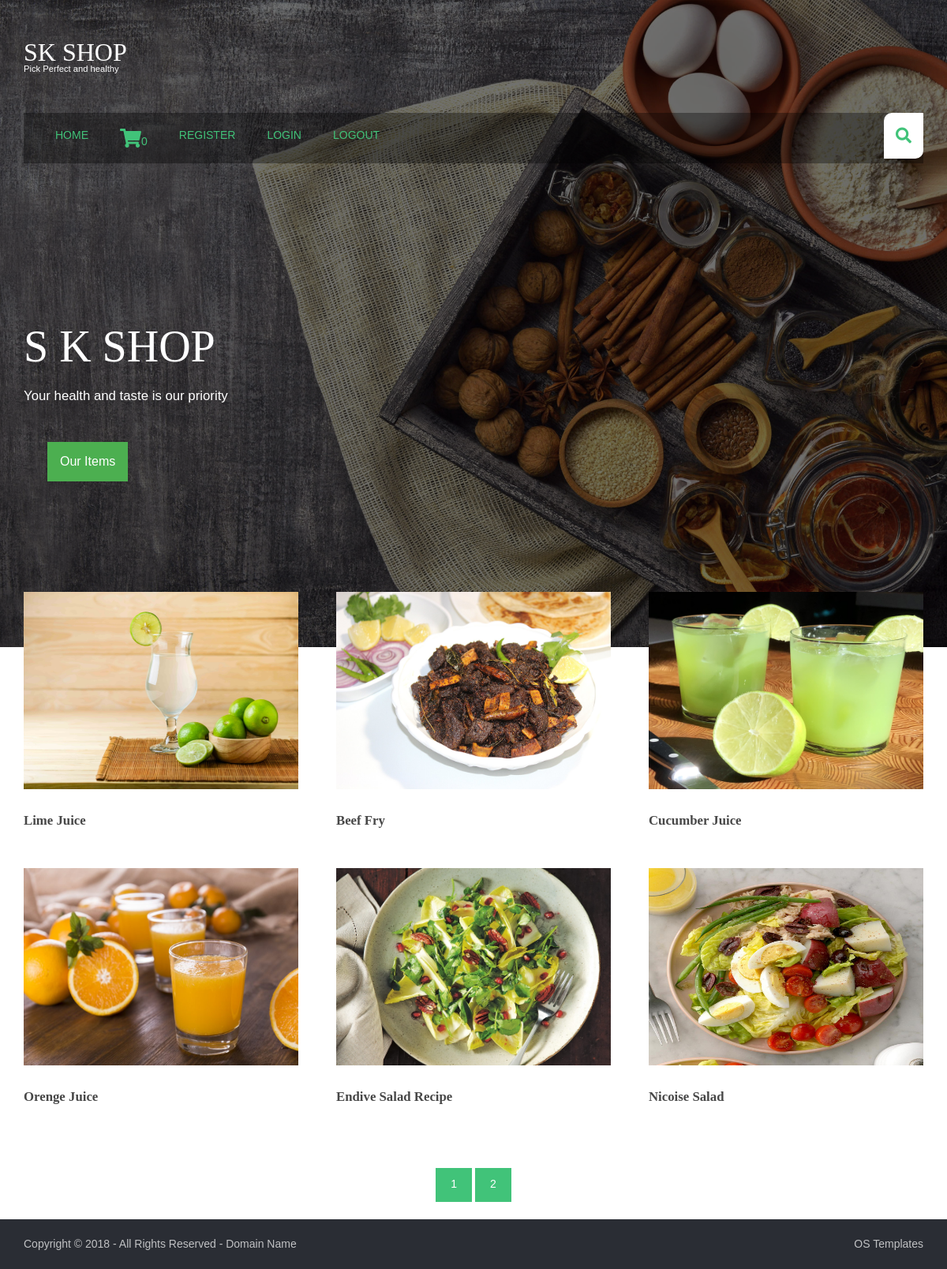
The page / on the database its author committed.
### productapp/models.py (models this page shows, shortened)
class products(models.Model):
    name = models.CharField(max_length=150, unique=True)
    slug = models.SlugField(max_length=150, unique=True)
    img=models.ImageField(upload_to='product')
    desc=models.TextField()
    stock=models.IntegerField()
    available=models.BooleanField()
    price=models.IntegerField()
    category=models.ForeignKey(categ,on_delete=models.CASCADE)
    def get_url(self):
        return reverse('details',args=[self.category.slug,self.slug])

### productapp/views.py (the view)
# urls.py: path('',views.home,name='home'),
def home(request,c_slug=None):
    c_page = None
    prodt = None
    if c_slug != None:
        c_page=get_object_or_404(categ,slug=c_slug)
        prodt=products.objects.filter(category=c_page,available=True)
    else:
        prodt=products.objects.all().filter(available=True)
    cat=categ.objects.all()
    paginator=Paginator(prodt,6)
    try:
        page=int(request.GET.get('page','1'))
    except:
        page=1
    try:
        pro=paginator.page(page)
    except(EmptyPage,InvalidPage):
        pro=paginator.page(paginator.num_pages)
    return render(request,"home.html",{'pr':prodt,'ct':cat,'pg':pro})

### cartapp/context_processor.py (called while the page is built)
def count(request):
    item_count=0
    if 'admin' in request.path:
        return {}
    else:
        try:
            ct=cartlist.objects.filter(cart_id=c_id(request))
            cti=items.objects.all().filter(cart=ct[:1])
            for c in cti:
                item_count+=c.quan
        except cartlist.DoesNotExist:
            item_count=0
        return dict(itc=item_count)

### cartapp/views.py (called while the page is built)
def c_id(request):
    ct_id=request.session.session_key
    if not ct_id:
        ct_id=request.session.create()
    return ct_id

### productapp/models.py (called while the page is built)
    def get_url(self):
        return reverse('prod_cat',args=[self.slug])

### templates/home.html (shortened to what this page needs)
{% extends 'mainheader.html' %}
{% load static %}
{% block content%}
    <div id="searchform">
    </div>
  </section>
  <div id="pageintro" class="hoc clear">
    <article>
      <h3 class="heading">S K SHOP</h3>
      <p>Your health and taste is our priority</p>
    </article>
    <div class="dropdown">
  <button class="dropbtn">Our Items</button>
</div>
  </div>
</div>
  <main class="hoc container clear">
    <section id="introblocks">
      <ul class="nospace group">
        {% for i in pg.object_list %}
        <li class="one_third">
          <figure><a class="imgover" href="{{i.get_url}}"><img src="{{i.img.url}}" style="height:250px ;width:350px" alt=""></a>
            <figcaption>
              <h6 class="heading">{{i.name}}</h6>
            </figcaption>
          </figure>
        </li>
        {% endfor %}
      </ul>
    </section>
  </main>
<center>{% for p in pg.paginator.page_range %}
<a href="?page={{p}}" class="btn btn-danger btn-sm" {% if pg.number == p %} active {% endif %}>{{p}}</a>
{% endfor %}</center><br>
<div class="wrapper row5">
  <div id="copyright" class="hoc clear">
    <p class="fl_left">Copyright &copy; 2018 - All Rights Reserved - <a href="#">Domain Name</a></p>
    <p class="fl_right"> <a target="_blank" href="https://www.os-templates.com/" title="Free Website Templates">OS Templates</a></p>
  </div>
</div>
{% endblock %}

### static/hm/layout/styles/layout.css (style rules this page uses)
#navwrapper #searchform { display:block; position:relative; float:right; height:58px; line-height:1; z-index:999; border-radius:10px 0; }
#navwrapper #searchform::after { display:block; height:58px; line-height:58px; padding:0 15px; font-size:20px; font-family:"Font Awesome 5 Free"; font-weight:900; content:"\f002"; }
#navwrapper #searchform ::placeholder { text-transform:capitalize; }
#pageintro { padding:180px 0; }
#pageintro article { display:block; max-width:55%; }
#pageintro .heading { margin-bottom:20px; font-size:4rem; }
#pageintro p:last-of-type { font-size:1.2rem; }
.container { padding:80px 0; }
#introblocks { display:block; position:relative; margin:-150px 0 0 0; z-index:1; }
#introblocks > ul > li { margin-bottom:50px; }
#introblocks > ul > li:nth-last-child(-n+3) { margin-bottom:0; }
#introblocks > ul > li:nth-child(3n+1) { margin-left:0; clear:left; }
#introblocks figure figcaption { display:block; padding:30px 0 0 0; }
#introblocks figure figcaption .heading { font-size:1.2rem; font-weight:700; margin-bottom:0; }
#copyright { padding:20px 0; }
#copyright * { margin:0; padding:0; }
*, *::before, *::after { transition:all .3s ease-in-out; }
body { color:#474747; background-color:#FFFFFF; }
a { color:#41C379; }
.btn, .btn.inverse:hover { color:#FFFFFF; background-color:#41C379; border-color:#41C379; }
.imgover, .imgover:hover::after { color:#41C379; }
.row5, .row5 a { color:#C1C2C4; background-color:#2A2D34; }
#navwrapper #searchform { color:#41C379; background:#FFFFFF; }
#pageintro { color:#FFFFFF; }
@media screen and (min-width:1140px) { .hoc { max-width:1140px; } }

### static/hm/layout/styles/framework.css (style rules this page uses)
html { overflow-y:scroll; overflow-x:hidden; }
html, body { margin:0; padding:0; font-size:14px; line-height:1.6em; }
*, *::before, *::after { box-sizing:border-box; }
.nospace { margin:0; padding:0; list-style:none; }
.btn { display:inline-block; padding:8px 18px 10px; text-transform:uppercase; border:1px solid; }
.clear, .group { display:block; }
.clear::before, .clear::after, .group::before, .group::after { display:table; content:""; }
.clear, .clear::after, .group, .group::after { clear:both; }
a { outline:none; text-decoration:none; }
.fl_left, .imgl { float:left; }
.fl_right, .imgr { float:right; }
img { width:auto; max-width:100%; height:auto; margin:0; padding:0; border:none; line-height:normal; vertical-align:middle; }
.imgover { display:inline-block; position:relative; max-width:100%; }
.imgover::before, .imgover::after { display:block; position:absolute; content:""; text-align:center; opacity:0; }
.imgover::before { top:0; right:0; bottom:0; left:0; }
.imgover::after { top:50%; left:50%; width:50px; height:50px; line-height:50px; margin:-25px 0 0 -25px; font-family:"Font Awesome 5 Free"; font-weight:900; content:"\f06e"; font-size:28px; }
body, input, textarea, select { font-family:Verdana, Geneva, sans-serif; }
h1, h2, h3, h4, h5, h6, .heading { font-family:Georgia, "Times New Roman", Times, serif; }
label, input, textarea, select, button { display:block; resize:none; outline:none; color:inherit; font-size:inherit; font-family:inherit; vertical-align:middle; }
::placeholder { opacity:1; }
h1, h2, h3, h4, h5, h6, .heading { margin:0 0 20px 0; font-size:22px; line-height:normal; font-weight:normal; text-transform:capitalize; }
.wrapper { display:block; position:relative; width:100%; margin:0; padding:0; text-align:left; word-wrap:break-word; }
.hoc { display:block; margin:0 auto; }
address, article, aside, figcaption, figure, footer, header, main, nav, section { display:block; margin:0; padding:0; }
.one_half, .one_third, .two_third, .one_quarter, .two_quarter, .three_quarter { display:inline-block; float:left; margin:0 0 0 4.21052%; list-style:none; }
.one_third { width:30.52631%; }

### templates/mainheader.html (style rules this page uses)
.dropbtn { background-color: #4CAF50; color: white; padding: 16px; font-size: 16px; border: none; cursor: pointer; }
.dropdown { position: relative; display: inline-block; padding: 30px; }

### rows shown on the page
products: img (picture), name "Lime Juice"
products: img (picture), name "Beef Fry"
products: img (picture), name "Cucumber Juice"
products: img (picture), name "Orenge Juice"
products: img (picture), name "Endive Salad Recipe"
products: img (picture), name "Nicoise Salad"

### other values the page prints
{{ itc }} "0"
{{ p }} "1" "2"
